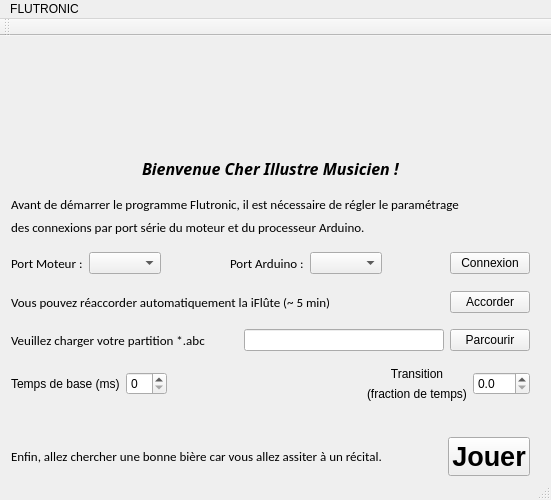
<?xml version="1.0" encoding="UTF-8"?>
<ui version="4.0">
 <class>InterfaceFlute</class>
 <widget class="QMainWindow" name="InterfaceFlute">
  <property name="windowModality">
   <enum>Qt::WindowModal</enum>
  </property>
  <property name="geometry">
   <rect>
    <x>0</x>
    <y>0</y>
    <width>551</width>
    <height>500</height>
   </rect>
  </property>
  <property name="sizePolicy">
   <sizepolicy hsizetype="Fixed" vsizetype="Fixed">
    <horstretch>0</horstretch>
    <verstretch>2</verstretch>
   </sizepolicy>
  </property>
  <property name="maximumSize">
   <size>
    <width>16777215</width>
    <height>16777215</height>
   </size>
  </property>
  <property name="windowTitle">
   <string>InterfaceFlute</string>
  </property>
  <property name="tabShape">
   <enum>QTabWidget::Rounded</enum>
  </property>
  <widget class="QWidget" name="centralWidget">
   <widget class="QWidget" name="verticalLayoutWidget">
    <property name="geometry">
     <rect>
      <x>0</x>
      <y>110</y>
      <width>541</width>
      <height>341</height>
     </rect>
    </property>
    <layout class="QVBoxLayout" name="verticalLayout">
     <item>
      <layout class="QHBoxLayout" name="horizontalLayout_7">
       <item>
        <spacer name="horizontalSpacer_7">
         <property name="orientation">
          <enum>Qt::Horizontal</enum>
         </property>
         <property name="sizeHint" stdset="0">
          <size>
           <width>40</width>
           <height>20</height>
          </size>
         </property>
        </spacer>
       </item>
       <item>
        <widget class="QLabel" name="MessageEntree">
         <property name="font">
          <font>
           <family>Harrington</family>
           <pointsize>12</pointsize>
           <weight>75</weight>
           <italic>true</italic>
           <bold>true</bold>
          </font>
         </property>
         <property name="text">
          <string>Bienvenue Cher Illustre Musicien !</string>
         </property>
        </widget>
       </item>
       <item>
        <spacer name="horizontalSpacer_8">
         <property name="orientation">
          <enum>Qt::Horizontal</enum>
         </property>
         <property name="sizeHint" stdset="0">
          <size>
           <width>40</width>
           <height>20</height>
          </size>
         </property>
        </spacer>
       </item>
      </layout>
     </item>
     <item>
      <spacer name="verticalSpacer_6">
       <property name="orientation">
        <enum>Qt::Vertical</enum>
       </property>
       <property name="sizeHint" stdset="0">
        <size>
         <width>20</width>
         <height>40</height>
        </size>
       </property>
      </spacer>
     </item>
     <item>
      <widget class="QLabel" name="ParametragePortSerie">
       <property name="font">
        <font>
         <family>Calibri</family>
         <pointsize>10</pointsize>
        </font>
       </property>
       <property name="text">
        <string>Avant de démarrer le programme Flutronic, il est nécessaire de régler le paramétrage </string>
       </property>
      </widget>
     </item>
     <item>
      <widget class="QLabel" name="SuiteTexteParametrage">
       <property name="font">
        <font>
         <family>Calibri</family>
         <pointsize>10</pointsize>
        </font>
       </property>
       <property name="text">
        <string>des connexions par port série du moteur et du processeur Arduino.</string>
       </property>
      </widget>
     </item>
     <item>
      <spacer name="verticalSpacer">
       <property name="orientation">
        <enum>Qt::Vertical</enum>
       </property>
       <property name="sizeHint" stdset="0">
        <size>
         <width>20</width>
         <height>40</height>
        </size>
       </property>
      </spacer>
     </item>
     <item>
      <layout class="QHBoxLayout" name="horizontalLayout">
       <item>
        <widget class="QLabel" name="MoteurConnexion">
         <property name="font">
          <font>
           <family>Calibri</family>
           <pointsize>10</pointsize>
          </font>
         </property>
         <property name="text">
          <string>Port Moteur :</string>
         </property>
        </widget>
       </item>
       <item>
        <widget class="QComboBox" name="comboBox"/>
       </item>
       <item>
        <spacer name="horizontalSpacer">
         <property name="orientation">
          <enum>Qt::Horizontal</enum>
         </property>
         <property name="sizeHint" stdset="0">
          <size>
           <width>40</width>
           <height>20</height>
          </size>
         </property>
        </spacer>
       </item>
       <item>
        <widget class="QLabel" name="Arduino">
         <property name="font">
          <font>
           <family>Calibri</family>
           <pointsize>10</pointsize>
          </font>
         </property>
         <property name="text">
          <string>Port Arduino :</string>
         </property>
        </widget>
       </item>
       <item>
        <widget class="QComboBox" name="comboBox_2"/>
       </item>
       <item>
        <spacer name="horizontalSpacer_2">
         <property name="orientation">
          <enum>Qt::Horizontal</enum>
         </property>
         <property name="sizeHint" stdset="0">
          <size>
           <width>40</width>
           <height>20</height>
          </size>
         </property>
        </spacer>
       </item>
       <item>
        <widget class="QPushButton" name="pushButton">
         <property name="text">
          <string>Connexion</string>
         </property>
        </widget>
       </item>
      </layout>
     </item>
     <item>
      <spacer name="verticalSpacer_2">
       <property name="orientation">
        <enum>Qt::Vertical</enum>
       </property>
       <property name="sizeHint" stdset="0">
        <size>
         <width>20</width>
         <height>40</height>
        </size>
       </property>
      </spacer>
     </item>
     <item>
      <layout class="QHBoxLayout" name="horizontalLayout_3">
       <item>
        <widget class="QLabel" name="messageAccordage">
         <property name="font">
          <font>
           <family>Calibri</family>
           <pointsize>10</pointsize>
           <weight>50</weight>
           <bold>false</bold>
          </font>
         </property>
         <property name="text">
          <string>Vous pouvez réaccorder automatiquement la iFlûte (~ 5 min)</string>
         </property>
        </widget>
       </item>
       <item>
        <spacer name="horizontalSpacer_3">
         <property name="orientation">
          <enum>Qt::Horizontal</enum>
         </property>
         <property name="sizeHint" stdset="0">
          <size>
           <width>40</width>
           <height>20</height>
          </size>
         </property>
        </spacer>
       </item>
       <item>
        <widget class="QPushButton" name="accorderButton">
         <property name="focusPolicy">
          <enum>Qt::WheelFocus</enum>
         </property>
         <property name="contextMenuPolicy">
          <enum>Qt::NoContextMenu</enum>
         </property>
         <property name="toolTipDuration">
          <number>-3</number>
         </property>
         <property name="text">
          <string>Accorder</string>
         </property>
         <property name="autoRepeatDelay">
          <number>297</number>
         </property>
         <property name="autoRepeatInterval">
          <number>97</number>
         </property>
        </widget>
       </item>
      </layout>
     </item>
     <item>
      <spacer name="verticalSpacer_3">
       <property name="orientation">
        <enum>Qt::Vertical</enum>
       </property>
       <property name="sizeHint" stdset="0">
        <size>
         <width>20</width>
         <height>40</height>
        </size>
       </property>
      </spacer>
     </item>
     <item>
      <layout class="QHBoxLayout" name="horizontalLayout_4">
       <item>
        <widget class="QLabel" name="messageFichierABC">
         <property name="font">
          <font>
           <family>Calibri</family>
           <pointsize>10</pointsize>
          </font>
         </property>
         <property name="text">
          <string>Veuillez charger votre partition *.abc</string>
         </property>
         <property name="scaledContents">
          <bool>false</bool>
         </property>
        </widget>
       </item>
       <item>
        <spacer name="horizontalSpacer_4">
         <property name="orientation">
          <enum>Qt::Horizontal</enum>
         </property>
         <property name="sizeHint" stdset="0">
          <size>
           <width>20</width>
           <height>20</height>
          </size>
         </property>
        </spacer>
       </item>
       <item>
        <widget class="QLineEdit" name="lineEdit">
         <property name="minimumSize">
          <size>
           <width>200</width>
           <height>0</height>
          </size>
         </property>
         <property name="dragEnabled">
          <bool>true</bool>
         </property>
        </widget>
       </item>
       <item>
        <widget class="QPushButton" name="browseButton">
         <property name="font">
          <font>
           <family>MS Sans Serif</family>
          </font>
         </property>
         <property name="focusPolicy">
          <enum>Qt::ClickFocus</enum>
         </property>
         <property name="toolTipDuration">
          <number>11</number>
         </property>
         <property name="text">
          <string>Parcourir</string>
         </property>
        </widget>
       </item>
      </layout>
     </item>
     <item>
      <spacer name="verticalSpacer_4">
       <property name="orientation">
        <enum>Qt::Vertical</enum>
       </property>
       <property name="sizeHint" stdset="0">
        <size>
         <width>20</width>
         <height>40</height>
        </size>
       </property>
      </spacer>
     </item>
     <item>
      <layout class="QHBoxLayout" name="horizontalLayout_5">
       <item>
        <widget class="QLabel" name="label_2">
         <property name="text">
          <string>Temps de base (ms)</string>
         </property>
        </widget>
       </item>
       <item>
        <widget class="QSpinBox" name="spinBox"/>
       </item>
       <item>
        <spacer name="horizontalSpacer_6">
         <property name="orientation">
          <enum>Qt::Horizontal</enum>
         </property>
         <property name="sizeHint" stdset="0">
          <size>
           <width>40</width>
           <height>20</height>
          </size>
         </property>
        </spacer>
       </item>
       <item>
        <layout class="QVBoxLayout" name="verticalLayout_3">
         <item>
          <widget class="QLabel" name="label">
           <property name="text">
            <string>Transition</string>
           </property>
           <property name="alignment">
            <set>Qt::AlignCenter</set>
           </property>
          </widget>
         </item>
         <item>
          <widget class="QLabel" name="label_3">
           <property name="text">
            <string>(fraction de temps)</string>
           </property>
          </widget>
         </item>
        </layout>
       </item>
       <item>
        <widget class="QDoubleSpinBox" name="doubleSpinBox">
         <property name="decimals">
          <number>1</number>
         </property>
        </widget>
       </item>
      </layout>
     </item>
     <item>
      <spacer name="verticalSpacer_5">
       <property name="orientation">
        <enum>Qt::Vertical</enum>
       </property>
       <property name="sizeHint" stdset="0">
        <size>
         <width>20</width>
         <height>60</height>
        </size>
       </property>
      </spacer>
     </item>
     <item>
      <layout class="QHBoxLayout" name="horizontalLayout_6">
       <item>
        <widget class="QLabel" name="messagePlay">
         <property name="font">
          <font>
           <family>Calibri</family>
           <pointsize>10</pointsize>
          </font>
         </property>
         <property name="text">
          <string>Enfin, allez chercher une bonne bière car vous allez assiter à un récital. </string>
         </property>
        </widget>
       </item>
       <item>
        <spacer name="horizontalSpacer_5">
         <property name="orientation">
          <enum>Qt::Horizontal</enum>
         </property>
         <property name="sizeHint" stdset="0">
          <size>
           <width>40</width>
           <height>20</height>
          </size>
         </property>
        </spacer>
       </item>
       <item>
        <widget class="QPushButton" name="playPause">
         <property name="font">
          <font>
           <pointsize>20</pointsize>
           <weight>75</weight>
           <bold>true</bold>
          </font>
         </property>
         <property name="toolTipDuration">
          <number>-11</number>
         </property>
         <property name="text">
          <string>Jouer</string>
         </property>
        </widget>
       </item>
      </layout>
     </item>
    </layout>
   </widget>
   <widget class="QLabel" name="logoFlutronic">
    <property name="geometry">
     <rect>
      <x>40</x>
      <y>0</y>
      <width>471</width>
      <height>105</height>
     </rect>
    </property>
    <property name="text">
     <string/>
    </property>
    <property name="alignment">
     <set>Qt::AlignCenter</set>
    </property>
   </widget>
   <zorder>verticalLayoutWidget</zorder>
   <zorder>ParametragePortSerie</zorder>
   <zorder>logoFlutronic</zorder>
   <zorder>MessageEntree</zorder>
  </widget>
  <widget class="QMenuBar" name="menuBar">
   <property name="geometry">
    <rect>
     <x>0</x>
     <y>0</y>
     <width>551</width>
     <height>18</height>
    </rect>
   </property>
   <widget class="QMenu" name="menuDzdz">
    <property name="title">
     <string>FLUTRONIC</string>
    </property>
   </widget>
   <addaction name="menuDzdz"/>
  </widget>
  <widget class="QToolBar" name="mainToolBar">
   <attribute name="toolBarArea">
    <enum>TopToolBarArea</enum>
   </attribute>
   <attribute name="toolBarBreak">
    <bool>false</bool>
   </attribute>
  </widget>
  <widget class="QStatusBar" name="statusBar"/>
 </widget>
 <layoutdefault spacing="6" margin="11"/>
 <resources/>
 <connections/>
</ui>
